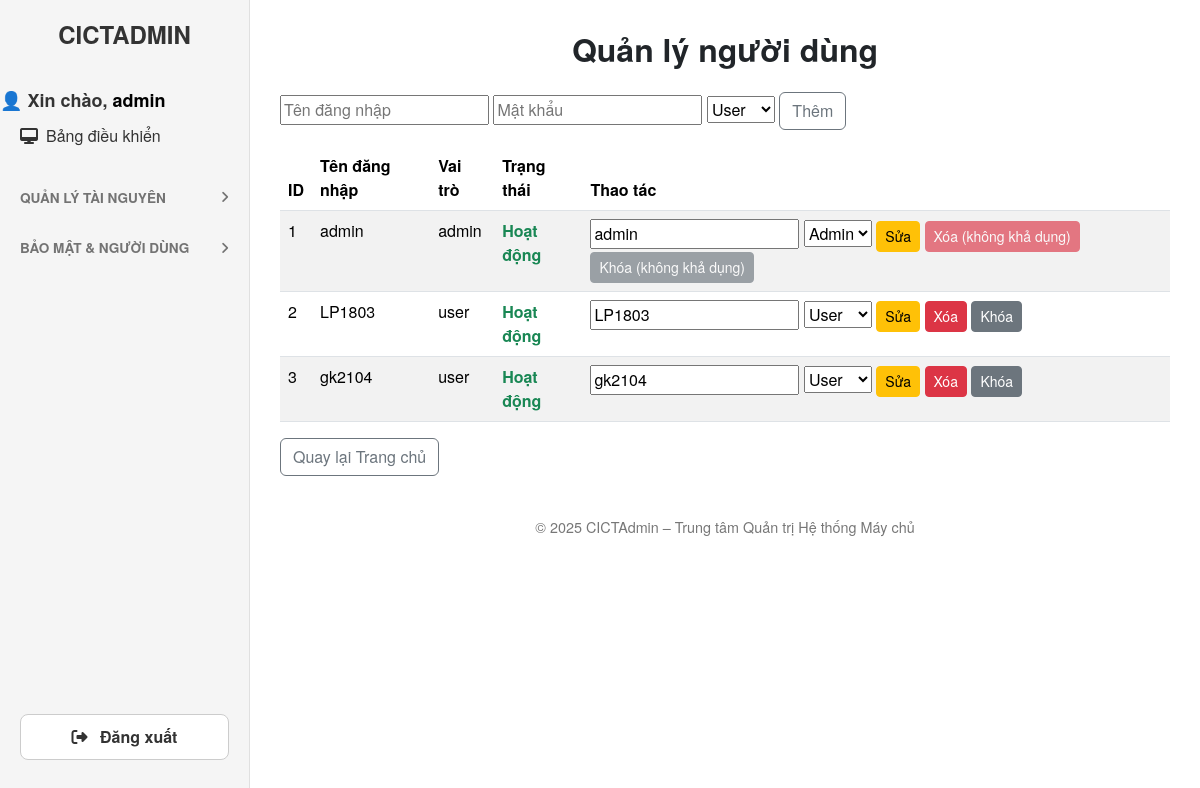
The app's page /users (signed in) with its own data.
### tables this page shows
CREATE TABLE users (
        id INTEGER PRIMARY KEY AUTOINCREMENT,
        username TEXT UNIQUE NOT NULL,
        password TEXT NOT NULL,
        role TEXT DEFAULT 'user',
        is_locked INTEGER DEFAULT 0
    );

### app.py (the view)
@app.route("/users")
@admin_required
def users():
    db = get_db()
    cur = db.execute("SELECT id, username, role, is_locked FROM users")
    all_users = cur.fetchall()
    return render_template("users.html", users=all_users, user=session.get("user"))

### app.py (called while the page is built)
@app.context_processor
def inject_user():
    return dict(current_user=session.get("user"))

def get_db():
    db = getattr(g, "_database", None)
    if db is None:
        db = g._database = sqlite3.connect(DATABASE, detect_types=sqlite3.PARSE_DECLTYPES)
        db.row_factory = sqlite3.Row
    return db

@app.teardown_appcontext
def close_connection(exception):
    db = getattr(g, "_database", None)
    if db:
        db.close()

def admin_required(f):
    @wraps(f)
    def decorated_function(*args, **kwargs):
        if "logged_in" not in session or session.get("role") != "admin":
            flash("Bạn không có quyền truy cập trang này!", "danger")
            return redirect(url_for("dashboard"))
        return f(*args, **kwargs)
    return decorated_function

### templates/users.html (shortened to what this page needs)
{% extends "base.html" %}
{% block content %}
<h2 class="fw-bold mb-4 text-center text-dark">Quản lý người dùng</h2>
<form method="post" action="{{ url_for('add_user') }}" class="mb-3">
  <div>
    <input type="text" name="username" placeholder="Tên đăng nhập" required>
    <input type="password" name="password" placeholder="Mật khẩu" required>
    <select name="role">
      <option value="user">User</option>
    </select>
    <button type="submit" class="btn btn-outline-secondary">Thêm</button>
  </div>
</form>
<table class="table table-striped">
  <thead>
    <tr>
      <th>ID</th>
      <th>Tên đăng nhập</th>
      <th>Vai trò</th>
      <th>Trạng thái</th>
      <th>Thao tác</th>
    </tr>
  </thead>
  <tbody>
    {% for u in users %}
    <tr>
      <td>{{ u.id }}</td>
      <td>{{ u.username }}</td>
      <td>{{ u.role }}</td>
      <td>
        {% if u.is_locked %}
          <span class="text-danger fw-bold">Đã khóa</span>
        {% else %}
          <span class="text-success fw-bold">Hoạt động</span>
        {% endif %}
      </td>
      <td>
        <form method="post" action="{{ url_for('edit_user', user_id=u.id) }}" style="display:inline-block;">
          <input type="text" name="username" value="{{ u.username }}" required>
          <select name="role">
            <option value="user" {% if u.role=='user' %}selected{% endif %}>User</option>
            <option value="admin" {% if u.role=='admin' %}selected{% endif %}>Admin</option>
          </select>
          <button type="submit" class="btn btn-sm btn-warning">Sửa</button>
        </form>
{% if u.username.lower() != 'admin' %}
  <a href="{{ url_for('delete_user', user_id=u.id) }}"
     class="btn btn-sm btn-danger"
     onclick="return confirm('Bạn có chắc muốn xóa người dùng này không?');">
    Xóa
  </a>
{% else %}
  <button class="btn btn-sm btn-danger" disabled title="Không thể xóa tài khoản admin">
    Xóa (không khả dụng)
  </button>
{% endif %}
{% if u.username.lower() != 'admin' %}
  {% if u.is_locked %}
    <a href="{{ url_for('toggle_lock', user_id=u.id) }}"
       class="btn btn-sm btn-success">
      Mở khóa
    </a>
  {% else %}
    <a href="{{ url_for('toggle_lock', user_id=u.id) }}"
       class="btn btn-sm btn-secondary"
       onclick="return confirm('Bạn có chắc muốn khóa người dùng này không?');">
      Khóa
    </a>
  {% endif %}
{% else %}
  <button class="btn btn-sm btn-secondary" disabled title="Không thể khóa tài khoản admin">
    Khóa (không khả dụng)
  </button>
{% endif %}
      </td>
    </tr>
    {% endfor %}
  </tbody>
</table>
<div class="mb-3">
  <a href="{{ url_for('dashboard') }}" class="btn btn-outline-secondary">
    Quay lại Trang chủ
  </a>
</div>
{% endblock %}

### templates/base.html (style rules this page uses)
body { background-color: #ffffff; font-family: 'Helvetica Neue', Helvetica, Arial, sans-serif; margin: 0; display: flex; min-height: 100vh; }

### records on screen
users: id "1", username "admin", role "admin", is_locked "Hoạt động", role "Admin", shows "Xóa (không khả dụng)", shows "Khóa (không khả dụng)"
users: id "2", username "LP1803", role "user", is_locked "Hoạt động", role "User"
users: id "3", username "gk2104", role "user", is_locked "Hoạt động", role "User"

### other values on screen
{{ current_user }} "admin"
